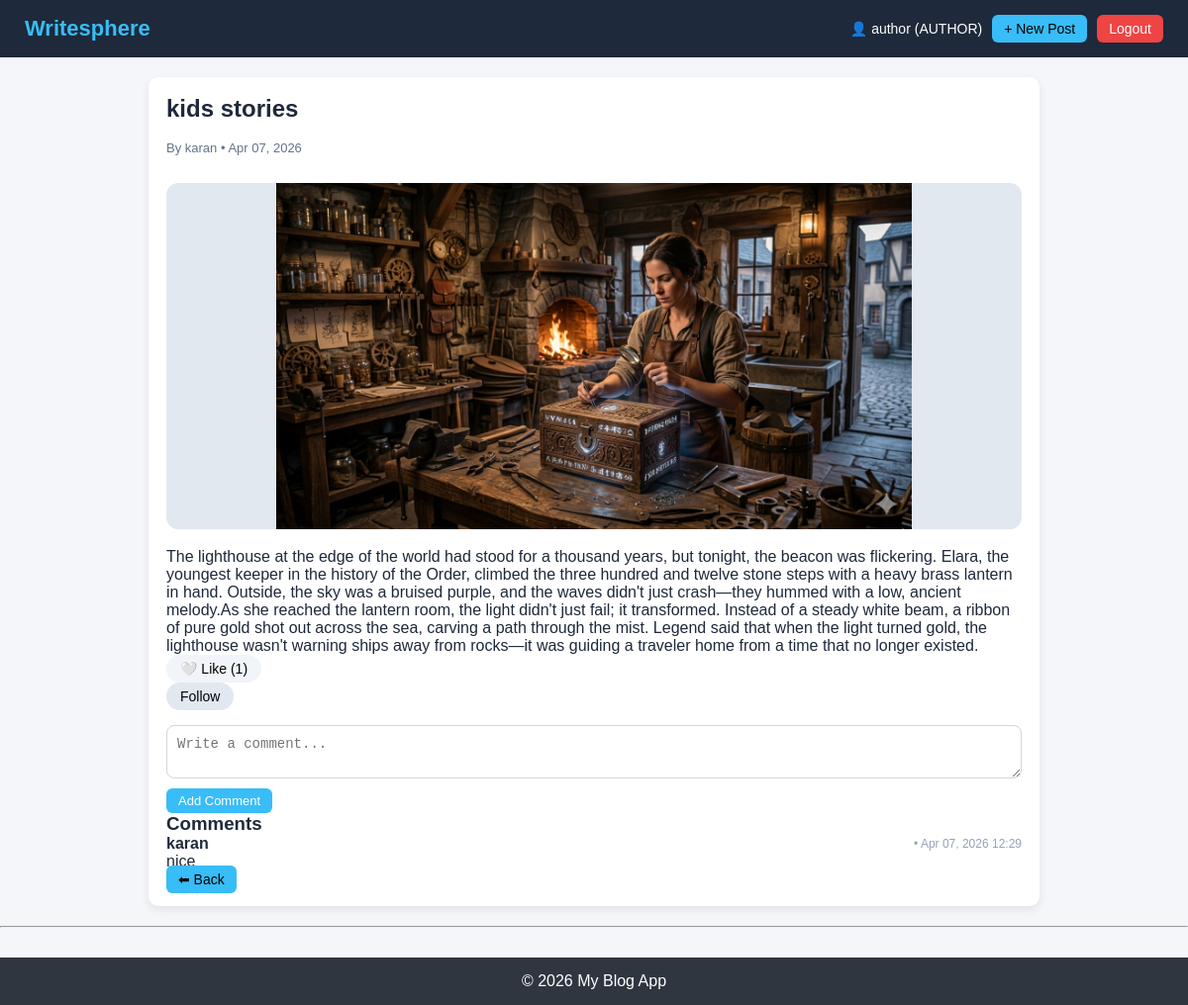
Screenshot of /post/6/ (signed in) with the database file from the repository.
### accounts/models.py (models this page shows, shortened)
class CustomUser(AbstractUser):
    ROLE_CHOICES = (
        ('author','Author'),
        ('reader','Reader'),
    )
    role = models.CharField(max_length=10,choices=ROLE_CHOICES,default='reader')

### blog/models.py (models this page shows, shortened)
class Post(models.Model):
    author = models.ForeignKey(settings.AUTH_USER_MODEL, on_delete=models.CASCADE)
    title = models.CharField(max_length=200)
    content = models.TextField()
    cover_image = models.ImageField(upload_to='posts/', null=True, blank=True)  # ✅
    created_at = models.DateTimeField(auto_now_add=True)
    updated_at = models.DateTimeField(auto_now=True)

### interactions/models.py (models this page shows)
class Comment(models.Model):
    user = models.ForeignKey(User, on_delete=models.CASCADE)
    post = models.ForeignKey(Post, on_delete=models.CASCADE)
    content = models.TextField()
    created_at = models.DateTimeField(auto_now_add=True)

### blog/views.py (the view)
# urls.py: path('post/<int:id>/',detail, name='detail'),
@login_required
def detail(request, id):
    post = get_object_or_404(Post, id=id)
    can_edit = can_edit_post(request.user, post)
    is_following = False
    is_liked = False
    if request.user.is_authenticated:
        is_following = Follow.objects.filter(
            follower=request.user,
            following=post.author
        ).exists()
        is_liked = Like.objects.filter(
            user=request.user,
            post=post
        ).exists()
    comments = Comment.objects.filter(post=post)
    comments = Comment.objects.filter(post=post)
    for comment in comments:
        comment.can_edit = can_edit_comment(request.user, comment)
    return render(request, 'detail.html', {
        'post': post,
        'is_following': is_following,
        'is_liked': is_liked,
        'comments': comments,
        'can_edit':can_edit,
    })

### accounts/permissions.py (called while the page is built)
def can_edit_post(user, post):
    if not user.is_authenticated:
        return False
    if user.role == 'ADMIN':
        return True
    return post.author == user

def can_edit_comment(user, comment):
    if not user.is_authenticated:
        return False
    if user.role == 'ADMIN':
        return True
    return comment.user == user

### blog/templates/detail.html (shortened to what this page needs)
{% extends 'base.html' %}
{% block content %}
<div class="container">
    <div class="card post-detail">
        <h2 class="post-title">{{ post.title }}</h2><br>
        <p class="post-meta">
            By {{ post.author.username }} • {{ post.created_at|date:"M d, Y" }}
        </p><br>
        {% if post.cover_image %}
            <img src="{{ post.cover_image.url }}" class="cover-img">
        {% endif %}
        <p class="post-content">{{ post.content }}</p>
        <div class="post-actions">
            <form action="{% url 'like' post.id %}" method="POST">
                <button class="like-btn {% if is_liked %}liked{% endif %}">
                    {% if is_liked %}
                        ❤️ Liked ({{ post.like_set.count }})
                    {% else %}
                        🤍 Like ({{ post.like_set.count }})
                    {% endif %}
                </button>
            </form>
            <form method="POST" action="{% url 'follow' post.author.id %}">
                <button class="follow-btn {% if is_following %}following{% endif %}">
                    {% if is_following %}Following{% else %}Follow{% endif %}
                </button>
            </form>
        </div>
        <div class="comment-box">
            <form method="POST" action="{% url 'comment' post.id %}">
                <textarea name="content" placeholder="Write a comment..."></textarea>
                <button>Add Comment</button>
            </form>
        </div>
        <div class="comments-section">
            <h3>Comments</h3>
            {% for comment in post.comment_set.all %}
                <div class="comment">
                    <div class="comment-header">
                        <strong>{{ comment.user.username }}</strong>
                        <span class="comment-time">
                            • {{ comment.created_at|date:"M d, Y H:i" }}
                        </span>
                    </div>
                    <p>{{ comment.content }}</p>
                </div>
            {% empty %}
                <p>No comments yet</p>
            {% endfor %}
        </div>
        <a class="btn back-btn" href="{% url 'home' %}">⬅ Back</a>
    </div>
</div>
{% endblock %}

### blog/templates/partials/header.html
<nav class="navbar">
    <div class="nav-left">
        <a href="{% url 'home' %}" class="logo">Writesphere</a>
    </div>
    <div class="nav-right">
        {% if user.is_authenticated %}
            <span class="user-info">
                👤 {{ user.username }} ({{ user.role }})
            </span>
            {% if user.role == 'AUTHOR' or user.role == 'ADMIN' %}
                <a href="{% url 'create' %}" class="btn">+ New Post</a>
            {% endif %}
            <a href="{% url 'logout' %}" class="btn logout">Logout</a>
        {% else %}
            <a href="{% url 'login' %}" class="btn">Login</a>
            <a href="{% url 'register' %}" class="btn register">Register</a>
        {% endif %}
    </div>
</nav>

### static/css/style.css (style rules this page uses)
* { margin: 0; padding: 0; box-sizing: border-box; }
body { font-family: Arial, sans-serif; background-color: #f5f6fa; color: #1e293b; }
.container { width: 85%; max-width: 900px; margin: 20px auto; }
.card { background: white; padding: 18px; margin-bottom: 18px; border-radius: 10px; box-shadow: 0px 4px 10px rgba(0,0,0,0.08); }
.navbar { display: flex; justify-content: space-between; align-items: center; background: #1e293b; padding: 15px 25px; flex-wrap: wrap; }
.logo { color: #38bdf8; font-size: 22px; font-weight: bold; text-decoration: none; }
.nav-right { display: flex; align-items: center; gap: 10px; }
.user-info { color: #fff; font-size: 14px; }
.btn { background: #38bdf8; color: #000; padding: 6px 12px; border-radius: 6px; text-decoration: none; font-size: 14px; transition: 0.3s; }
.logout { background: #ef4444; color: white; }
.cover-img { width: 100%; max-height: 350px; object-fit: contain; background: #e2e8f0; border-radius: 12px; margin-bottom: 15px; }
.like-btn, .follow-btn { border: none; padding: 6px 14px; border-radius: 20px; cursor: pointer; font-size: 14px; transition: 0.3s; }
.like-btn { background: #f1f5f9; }
.follow-btn { background: #e2e8f0; }
.comment-box { margin-top: 15px; }
.comment-box textarea { width: 100%; min-height: 50px; max-height: 120px; padding: 10px; border-radius: 8px; border: 1px solid #d1d5db; resize: vertical; font-size: 14px; outline: none; transition: 0.2s; }
.comment-box button { margin-top: 6px; padding: 5px 12px; font-size: 13px; border-radius: 6px; background: #38bdf8; color: white; border: none; cursor: pointer; }
.post-meta { font-size: 13px; color: #64748b; margin-bottom: 10px; }
.comment-header { display: flex; justify-content: space-between; align-items: center; }
.comment-time { font-size: 12px; color: #94a3b8; }

### rows the page displays
CustomUser: username "author", role "AUTHOR"
Post: title "kids stories", author.username "karan", created_at "Apr 07, 2026", cover_image (picture), content "The lighthouse at the edge of the world had stood for a thousand years, but tonight, the beacon was flickering. Elara, the youngest keeper in the history of the Order, climbed the three hundred and twelve stone steps with a heavy brass lantern in hand. Outside, the sky was a bruised purple, and the waves didn't just crash—they hummed with a low, ancient melody.As she reached the lantern room, the light didn't just fail; it transformed. Instead of a steady white beam, a ribbon of pure gold shot out across the sea, carving a path through the mist. Legend said that when the light turned gold, the lighthouse wasn't warning ships away from rocks—it was guiding a traveler home from a time that no…", like_set.count "1"
Comment: user.username "karan", created_at "Apr 07, 2026 12:29", content "nice"
